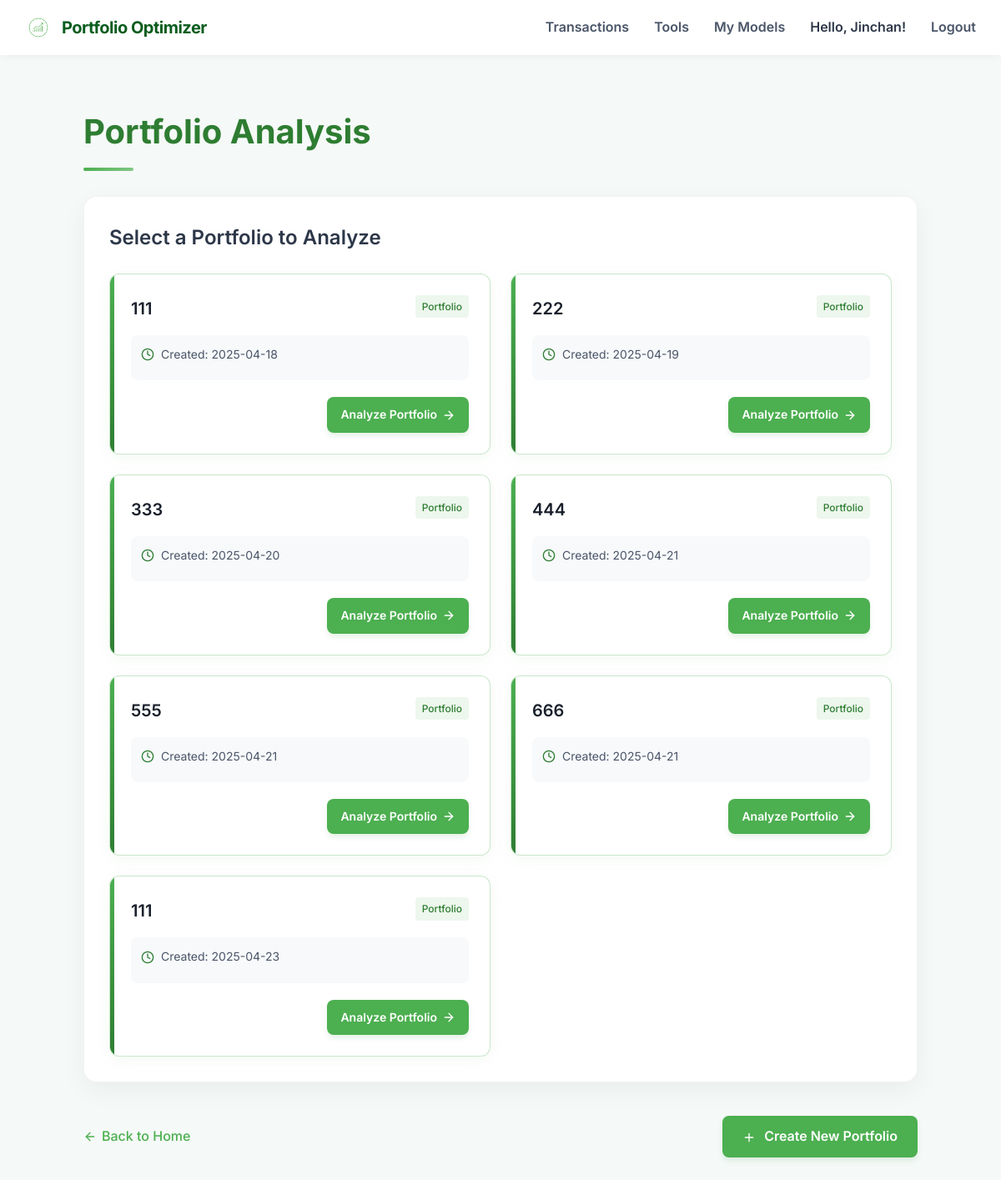
The app's page /portfolio/analysis-selection (signed in) with its own data.
### app/models.py (models this page shows, shortened)
class User(db.Model, UserMixin): # <--- ADDED UserMixin inheritance
    id = db.Column(db.Integer, primary_key=True)
    username = db.Column(db.String(50), unique=True, nullable=False)
    email = db.Column(db.String(120), unique=True, nullable=False)
    password_hash = db.Column(db.String(100), nullable=False)
    is_admin = db.Column(db.Boolean, default=False, nullable=False) # Flag if user is an administrator
    is_active = db.Column(db.Boolean, default=True, nullable=False) # Flag if account is active (can be disabled by admin)
    password_reset_required = db.Column(db.Boolean, default=False, nullable=False) # Flag to force password reset on next login
    assets = db.relationship("Asset", backref="user", lazy=True)
    portfolios = db.relationship("Portfolio", backref="user", lazy=True)
    transactions = db.relationship('Transaction', backref='user', lazy=True) # Associate transactions with user
    @property
    def is_authenticated(self):
        return True

class Portfolio(db.Model):
    id              = db.Column(db.Integer, primary_key=True)
    user_id         = db.Column(db.Integer, db.ForeignKey("user.id"), nullable=False)
    portfolio_name  = db.Column(db.String(100), nullable=False)
    total_value     = db.Column(db.Float, nullable=False, default=0.0)
    purchase_date   = db.Column(db.DateTime, default=datetime.now(UTC))
    holdings = db.relationship("PortfolioAsset", back_populates="portfolio", cascade="all, delete-orphan", lazy="joined")

### app/routes/portfolio_api.py (the view)
@portfolio_bp.route('/analysis-selection', methods=['GET'])
@login_required # <--- ADDED Flask-Login decorator to require login
def portfolio_analysis_selection():
    user_id = current_user.id
    username = current_user.username # Access username via current_user
    try:
        portfolios = Portfolio.query.filter_by(user_id=user_id).all()
        print(f"User {user_id} viewing analysis selection. Found {len(portfolios)} portfolios.")
        return render_template('portfolio_analysis_selection.html',
                               portfolios=portfolios,
                               username=username)
    except Exception as e:
        current_app.logger.error(f"Error fetching portfolios for Analysis Selection page (user {user_id}): {str(e)}")
        traceback.print_exc()
        db.session.rollback()
        flash('Error loading portfolios. Please try again.', 'danger')
        return redirect(url_for('auth.index')) # Example: Redirect to home or login

### app/models.py (called while the page is built)
@login_manager.user_loader # <--- REGISTER THIS FUNCTION
def load_user(user_id):
    if user_id is not None:
        return User.query.get(int(user_id)) # <--- Query the User model
    return None # Return None if user_id is None

### templates/portfolio_analysis_selection.html (shortened to what this page needs)
<!DOCTYPE html>
<html lang="en">
<head>
</head>
<body>
  <div class="header">
    <div class="logo">
      <a href="{{ url_for('auth.index') }}" style="text-decoration: none; display: flex; align-items: center;">
        <img src="{{ url_for('static', filename='logo.jpeg') }}" alt="Logo">
        <div class="logo-text">Portfolio Optimizer</div>
      </a>
    </div>
    <div class="nav">
      <a href="{{ url_for('transactions.get_transactions') }}">Transactions</a>
      <div class="dropdown">
        <a href="#">Tools</a>
      </div>
      <div class="dropdown">
        <a href="#">My Models</a>
      </div>
      {% if current_user.is_authenticated %}
        <a href="{{ url_for('auth.index') }}" style="text-decoration: none;">
          <span>Hello, {{ current_user.username }}!</span>
        </a>
        <a href="#" id="logoutButton">Logout</a>
      {% else %}
        <a href="{{ url_for('auth.login_page') }}">Login</a>
        <a href="{{ url_for('auth.register_page') }}">Sign Up</a>
      {% endif %}
    </div>
  </div>
  <div class="content animate-fade-up">
    <div style="max-width: 1000px; width: 100%;">
      <h1 class="page-title" style="font-size: 2.5rem; font-weight: 700; color: #2E7D32;">Portfolio Analysis</h1>
      <div class="section-card">
        <h2 style="font-size: 1.5rem; font-weight: 600; color: #2d3748; margin-bottom: 1.5rem;">Select a Portfolio to Analyze</h2>
        {% if portfolios %}
            <div class="portfolio-grid">
                {% for portfolio in portfolios %}
                <div class="card">
                    <div style="position: relative; z-index: 1;">
                        <div style="display: flex; justify-content: space-between; align-items: flex-start; margin-bottom: 12px;">
                            <h3 style="font-size: 1.25rem; font-weight: 600; color: #1a202c;">{{ portfolio.portfolio_name }}</h3>
                            <div style="background-color: rgba(76, 175, 80, 0.1); color: #2E7D32; padding: 4px 8px; border-radius: 4px; font-size: 0.75rem; font-weight: 500;">
                                Portfolio
                            </div>
                        </div>
                        <div style="margin: 16px 0; padding: 12px; background-color: rgba(245, 248, 250, 0.8); border-radius: 8px;">
                            <div style="display: flex; align-items: center; margin-bottom: 8px;">
                                <p style="color: #4a5568; font-size: 0.875rem;">Created: {{ portfolio.purchase_date.strftime('%Y-%m-%d') }}</p>
                            </div>
                        </div>
                        <div style="display: flex; justify-content: flex-end; margin-top: 20px;">
                            <a href="{{ url_for('portfolio_api.view_dashboard', portfolio_id=portfolio.id) }}" class="btn" style="display: flex; align-items: center; font-size: 0.875rem; padding: 10px 16px;">
                                <span>Analyze Portfolio</span>
                                <svg xmlns="http://www.w3.org/2000/svg" viewBox="0 0 24 24" fill="none" stroke="currentColor" stroke-width="2" stroke-linecap="round" stroke-linejoin="round" style="width: 16px; height: 16px; margin-left: 6px;">
                                    <path d="M5 12h14"></path>
                                    <path d="M12 5l7 7-7 7"></path>
                                </svg>
                            </a>
                        </div>
                    </div>
                </div>
                {% endfor %}
            </div>
        {% endif %}
    </div>
    <div class="action-bar">
        <a href="{{ url_for('auth.index') }}" class="back-link">
            <svg xmlns="http://www.w3.org/2000/svg" viewBox="0 0 24 24" fill="none" stroke="currentColor" stroke-width="2" stroke-linecap="round" stroke-linejoin="round" style="width: 16px; height: 16px;">
                <line x1="19" y1="12" x2="5" y2="12"></line>
                <polyline points="12 19 5 12 12 5"></polyline>
            </svg>
            Back to Home
        </a>
        <a href="{{ url_for('portfolio_api.data_entry') }}" class="btn">
            Create New Portfolio
        </a>
    </div>
</div>
</body>
</html>

### templates/portfolio_analysis_selection.html (style rules this page uses)
* { box-sizing: border-box; margin: 0; padding: 0; }
body { margin: 0; font-family: 'Inter', sans-serif; background-color: #f5f9f7; color: #333; line-height: 1.6; }
.animate-fade-up { animation: fadeSlideUp 0.8s ease-out forwards; }
.card { transition: all 0.3s ease; background-color: white; padding: 25px; border-radius: 12px; border: 1px solid rgba(76, 175, 80, 0.3); box-shadow: 0 4px 20px rgba(0, 128, 0, 0.05); width: 100%; height: 100%; box-sizing: border-box; position: relative; overflow: hidden; }
.card::before { content: ""; position: absolute; top: 0; left: 0; width: 5px; height: 100%; background: linear-gradient(to bottom, #4CAF50, #2E7D32); transition: all 0.3s ease; }
.dropdown { position: relative; display: inline-block; }
.header { background-color: white; padding: 15px 30px; display: flex; justify-content: space-between; align-items: center; box-shadow: 0 1px 10px rgba(0,0,0,0.05); position: sticky; top: 0; z-index: 100; }
.logo { display: flex; align-items: center; }
.logo img { width: 32px; height: 32px; margin-right: 12px; border-radius: 6px; }
.logo-text { font-size: 20px; font-weight: 700; color: #0b5d1e; letter-spacing: -0.5px; }
.nav { display: flex; align-items: center; gap: 30px; }
.nav a { color: #4a5568; font-weight: 600; text-decoration: none; transition: all 0.3s ease; position: relative; padding: 5px 0; }
.nav a::after { content: ''; position: absolute; width: 0; height: 2px; bottom: 0; left: 0; background-color: #2E7D32; transition: width 0.3s ease; }
.nav span { color: #2d3748; font-weight: 600; }
.content { display: flex; flex-direction: column; align-items: center; padding: 60px 30px; min-height: calc(100vh - 70px); }
.btn { display: inline-block; padding: 12px 24px; background-color: #4CAF50; color: white; border: none; border-radius: 8px; font-weight: 600; text-decoration: none; transition: all 0.3s ease; box-shadow: 0 4px 6px rgba(0, 128, 0, 0.1); cursor: pointer; }
.page-title { position: relative; padding-bottom: 15px; margin-bottom: 30px; }
.page-title::after { content: ""; position: absolute; bottom: 0; left: 0; width: 60px; height: 4px; background: linear-gradient(to right, #4CAF50, #81C784); border-radius: 2px; }
.section-card { background-color: white; border-radius: 16px; padding: 30px; box-shadow: 0 10px 30px rgba(0, 0, 0, 0.05); width: 100%; margin-bottom: 40px; border: 1px solid rgba(0, 0, 0, 0.05); }
.portfolio-grid { display: grid; grid-template-columns: repeat(auto-fill, minmax(300px, 1fr)); gap: 24px; }
.action-bar { display: flex; justify-content: space-between; align-items: center; margin-top: 30px; }
.back-link { display: flex; align-items: center; color: #4CAF50; text-decoration: none; font-weight: 500; transition: all 0.2s ease; }
.back-link svg { margin-right: 6px; }

### records on screen
User: username "Jinchan"
Portfolio: portfolio_name "111", purchase_date "2025-04-18"
Portfolio: portfolio_name "222", purchase_date "2025-04-19"
Portfolio: portfolio_name "333", purchase_date "2025-04-20"
Portfolio: portfolio_name "444", purchase_date "2025-04-21"
Portfolio: portfolio_name "555", purchase_date "2025-04-21"
Portfolio: portfolio_name "666", purchase_date "2025-04-21"
Portfolio: portfolio_name "111", purchase_date "2025-04-23"
